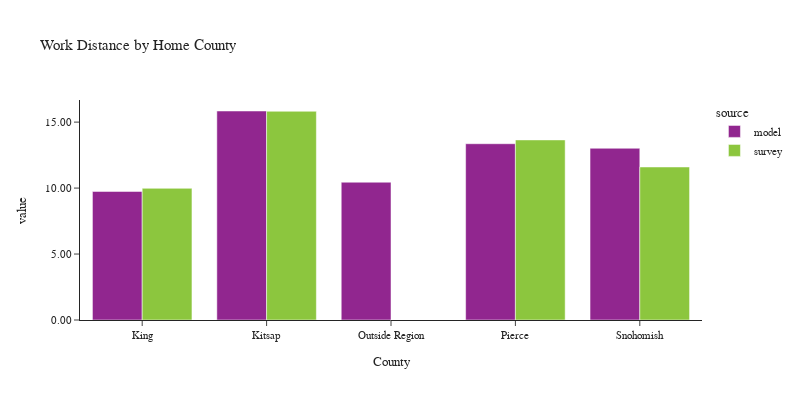

Write notebook code for a chart like this one.
### Code cell
plot_work_location(df_workers, 'CountyName_home', 'Home County', 'County')

### Figure 1 — Plotly figure (JSON) as saved in the notebook; plotly's stock layout.template omitted (floating-point values rounded to 4 significant figures)
{"data": [{"alignmentgroup": "True", "customdata": [[1259727], [120474], [1], [410815], [432129]], "hovertemplate": "source=model<br>CountyName_home=%{x}<br>value=%{y}<br>sample count=%{customdata[0]}<extra></extra>", "legendgroup": "model", "marker": {"color": "#91268F", "pattern": {"shape": ""}}, "name": "model", "offsetgroup": "model", "orientation": "v", "showlegend": true, "textposition": "auto", "type": "bar", "x": ["King", "Kitsap", "Outside Region", "Pierce", "Snohomish"], "xaxis": "x", "y": [9.744, 15.84, 10.45, 13.36, 13.02], "yaxis": "y"}, {"alignmentgroup": "True", "customdata": [[2119], [129], [295], [280]], "hovertemplate": "source=survey<br>CountyName_home=%{x}<br>value=%{y}<br>sample count=%{customdata[0]}<extra></extra>", "legendgroup": "survey", "marker": {"color": "#8CC63E", "pattern": {"shape": ""}}, "name": "survey", "offsetgroup": "survey", "orientation": "v", "showlegend": true, "textposition": "auto", "type": "bar", "x": ["King", "Kitsap", "Pierce", "Snohomish"], "xaxis": "x", "y": [9.982, 15.82, 13.65, 11.6], "yaxis": "y"}], "layout": {"barmode": "group", "font": {"size": 11}, "height": 400, "legend": {"title": {"text": "source"}, "tracegroupgap": 0}, "title": {"text": "Work Distance by Home County"}, "width": 800, "xaxis": {"anchor": "y", "domain": [0.0, 1.0], "title": {"text": "County"}}, "yaxis": {"anchor": "x", "domain": [0.0, 1.0], "tickformat": ".2f", "title": {"text": "value"}}}}
